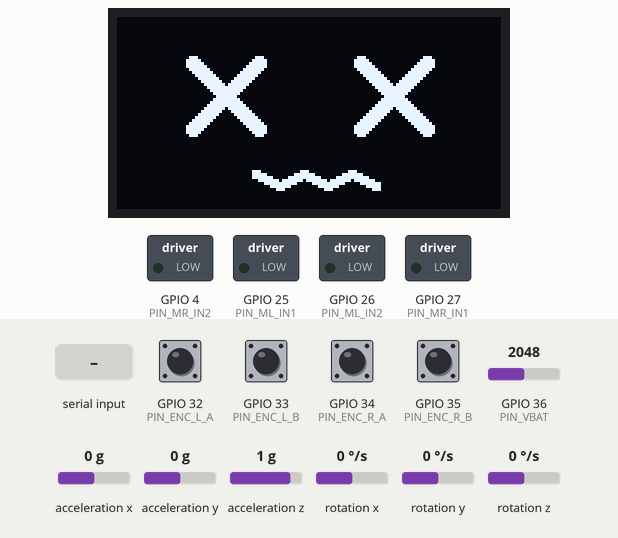
Bench run of a program on a simulated ESP32. Shown: 128×64 one-colour display, switched loads named in the program (green lamp = pin HIGH). Wiring (inferred from the names in the program): MPU-6050 motion sensor at I2C address 0x68. The test bench sets the inputs (shaded band); at power-on: GPIO 32 (PIN_ENC_L_A), GPIO 33 (PIN_ENC_L_B), GPIO 34 (PIN_ENC_R_A), GPIO 35 (PIN_ENC_R_B) HIGH, acceleration z 1 g, GPIO 36 (PIN_VBAT) = 2048, acceleration x 0 g, acceleration y 0 g, rotation x 0 °/s, rotation y 0 °/s, rotation z 0 °/s. What the program prints to the serial monitor is not drawn.

Above: at 4.3 s.
4.4 s: "yaw 90\n" received over Serial
At 6.51 s:
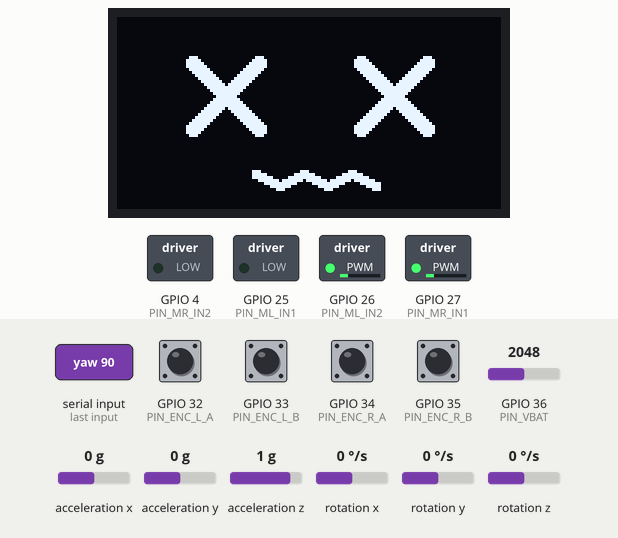
At 7.05 s:
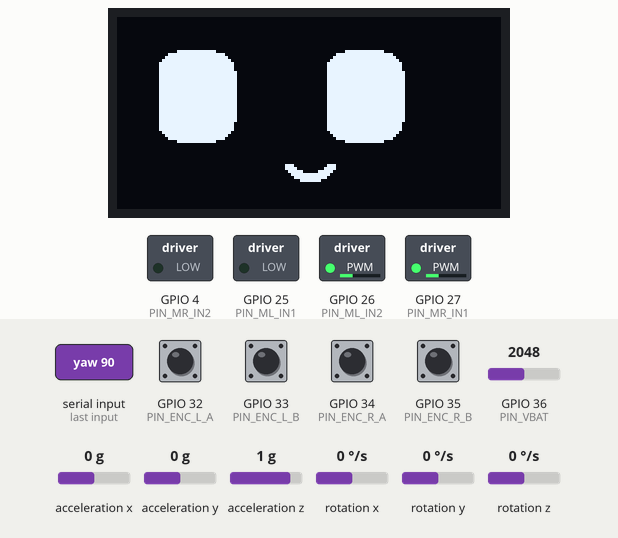
7.4 s: acceleration z set to 0.1 g
10.4 s: acceleration z set to -0.2 g
At 10.5 s:
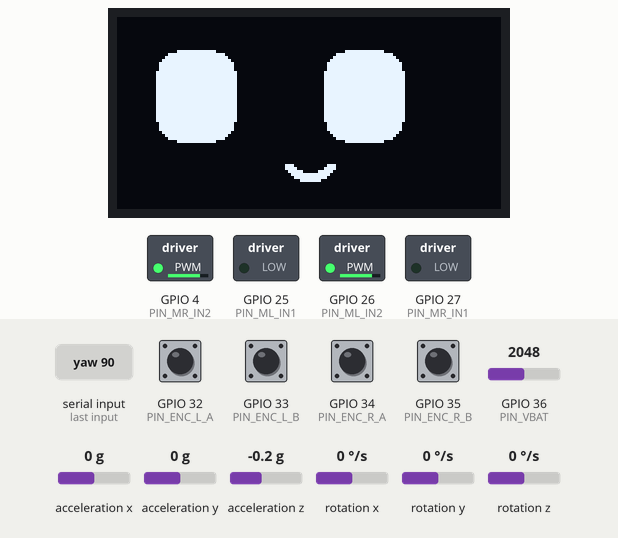
Timing chart, 0 to 13.4 s (numbered marks = the images above; inputs shaded):
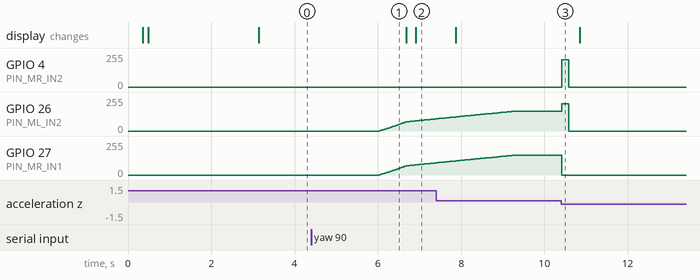

Measured:
- the behaviour switches between 0 and -0.1 g on acceleration z (found by bisection; images 2 and 3)
- after the input at 4.4 s, GPIO 26 (PIN_ML_IN2), GPIO 27 (PIN_MR_IN1): moves from 0/255 to 91/255 over 1.3 s, starting after 1.6 s
- after the input at 10.4 s, GPIO 4 (PIN_MR_IN2): 0/255 → 203/255 at once, → 0/255 0.17 s later

The program:

main.cpp
```cpp
// BO-BOT: self-balancing robot firmware for the ESP32 (Arduino framework).
//
// Hardware: ESP32 DevKit, MPU-6050 (I2C), 1.3" SH1106 OLED (I2C), DRV8833 + 2 x GA12-N20 motors with encoders.
// The balance controller and the face are ports of the web simulator (see include/controller.h, include/face.h).
//
// Tasks:  control (core 1, 200 Hz): read IMU + encoders -> controller -> motors, and sends the OLED
//         display (core 0, ~12 Hz): draws the face into a frame buffer (no I2C here)
//         loop():                    serial commands for tuning
//
// NOT yet tested on hardware. Follow the bring-up steps in firmware/README.md before letting it balance.
#include <Arduino.h>
#include <U8g2lib.h>
#include <Wire.h>
#include <driver/gpio.h>

#include "config.h"
#include "controller.h"
#include "face.h"

static_assert(configTICK_RATE_HZ >= 1000, "FreeRTOS tick must be 1 kHz for the 5 ms control loop");

// ---------------------------------------------------------------------------------------------------------
// Globals
// ---------------------------------------------------------------------------------------------------------
static bb::Controller ctrl(makeParams());
static bb::Face face;
static U8G2_SH1106_128X64_NONAME_F_HW_I2C u8g2(U8G2_R0, U8X8_PIN_NONE);

static const uint8_t MPU_ADDR = 0x68;
static volatile float cmd_v = 0.0f;       // requested speed, m/s
static volatile float cmd_yaw = 0.0f;     // requested yaw rate, deg/s (+ = turn left)
static volatile bool telemetry = false;
static volatile int run_state = 0;        // 0 waiting upright, 1 balancing, 2 low battery
static volatile uint32_t imu_errors = 0;
static bool oled_ok = false;

// shared with the display task
static volatile float fi_angle = 0, fi_rate = 0, fi_v = 0, fi_yaw = 0;
static volatile bool fi_fallen = true, fi_low = false;
static uint8_t frame[1024];
static volatile bool frame_ready = false;

// ---------------------------------------------------------------------------------------------------------
// Encoders: x4 quadrature decoding in interrupts
// ---------------------------------------------------------------------------------------------------------
struct Encoder {
  volatile int32_t count = 0;
  volatile uint8_t last = 0;
  int pinA, pinB;
};
static Encoder encL, encR;
static const int8_t DRAM_ATTR QDEC[16] = {0, -1, 1, 0, 1, 0, 0, -1, -1, 0, 0, 1, 0, 1, -1, 0};

static void IRAM_ATTR encoderIsr(void* arg) {
  Encoder* e = static_cast<Encoder*>(arg);
  const uint8_t now = (uint8_t)((gpio_get_level((gpio_num_t)e->pinA) << 1) | gpio_get_level((gpio_num_t)e->pinB));
  e->count += QDEC[(e->last << 2) | now];
  e->last = now;
}

static void encoderBegin(Encoder& e, int a, int b) {
  e.pinA = a; e.pinB = b;
  pinMode(a, INPUT);
  pinMode(b, INPUT);
  e.last = (uint8_t)((digitalRead(a) << 1) | digitalRead(b));
  attachInterruptArg(a, encoderIsr, &e, CHANGE);
  attachInterruptArg(b, encoderIsr, &e, CHANGE);
}

// ---------------------------------------------------------------------------------------------------------
// Motors (DRV8833: PWM on IN1 to go one way, PWM on IN2 to go the other)
// ---------------------------------------------------------------------------------------------------------
#if ESP_ARDUINO_VERSION_MAJOR >= 3
static void pwmBegin(int pin, int /*channel*/) { ledcAttach(pin, PWM_FREQ_HZ, PWM_BITS); ledcWrite(pin, 0); }
static void pwmWrite(int pin, int /*channel*/, int duty) { ledcWrite(pin, duty); }
#else
static void pwmBegin(int pin, int channel) { ledcSetup(channel, PWM_FREQ_HZ, PWM_BITS); ledcAttachPin(pin, channel); ledcWrite(channel, 0); }
static void pwmWrite(int /*pin*/, int channel, int duty) { ledcWrite(channel, duty); }
#endif

static void motorWrite(int pin1, int ch1, int pin2, int ch2, int pwm, bool invert) {
  if (invert) pwm = -pwm;
  if (pwm > 255) pwm = 255;
  if (pwm < -255) pwm = -255;
  if (pwm > 0) { pwmWrite(pin1, ch1, pwm); pwmWrite(pin2, ch2, 0); }
  else if (pwm < 0) { pwmWrite(pin1, ch1, 0); pwmWrite(pin2, ch2, -pwm); }
  else { pwmWrite(pin1, ch1, 0); pwmWrite(pin2, ch2, 0); }
}
static void motorsWrite(int left, int right) {
  motorWrite(PIN_ML_IN1, 0, PIN_ML_IN2, 1, left, MOTOR_L_INVERT);
  motorWrite(PIN_MR_IN1, 2, PIN_MR_IN2, 3, right, MOTOR_R_INVERT);
}

// ---------------------------------------------------------------------------------------------------------
// MPU-6050
// ---------------------------------------------------------------------------------------------------------
static bool mpuWrite(uint8_t reg, uint8_t val) {
  Wire.beginTransmission(MPU_ADDR);
  Wire.write(reg); Wire.write(val);
  return Wire.endTransmission() == 0;
}

static bool mpuBegin() {
  Wire.beginTransmission(MPU_ADDR);
  Wire.write(0x75);                               // WHO_AM_I
  if (Wire.endTransmission(false) != 0) return false;
  if (Wire.requestFrom((int)MPU_ADDR, 1) != 1) return false;
  const uint8_t who = Wire.read();
  Serial.printf("MPU WHO_AM_I = 0x%02X\n", who);
  if (who != 0x68 && who != 0x70 && who != 0x71 && who != 0x72 && who != 0x98) return false;
  bool ok = mpuWrite(0x6B, 0x80);                 // reset
  delay(100);
  ok &= mpuWrite(0x6B, 0x01);                     // wake, clock from gyro X
  ok &= mpuWrite(0x19, 0x00);                     // sample rate divider: 1 kHz
  ok &= mpuWrite(0x1A, 0x03);                     // digital low-pass filter, 44 Hz (as in the simulator)
  ok &= mpuWrite(0x1B, 0x08);                     // gyro   +/- 500 deg/s (65.5 LSB per deg/s)
  ok &= mpuWrite(0x1C, 0x08);                     // accel  +/- 4 g
  return ok;
}

static bool mpuRead(ImuRaw& r) {
  Wire.beginTransmission(MPU_ADDR);
  Wire.write(0x3B);
  if (Wire.endTransmission(false) != 0) return false;
  if (Wire.requestFrom((int)MPU_ADDR, 14) != 14) return false;
  uint8_t b[14];
  for (int i = 0; i < 14; i++) b[i] = Wire.read();
  r.ax = (int16_t)((b[0] << 8) | b[1]);
  r.ay = (int16_t)((b[2] << 8) | b[3]);
  r.az = (int16_t)((b[4] << 8) | b[5]);
  r.gx = (int16_t)((b[8] << 8) | b[9]);           // b[6..7] is temperature
  r.gy = (int16_t)((b[10] << 8) | b[11]);
  r.gz = (int16_t)((b[12] << 8) | b[13]);
  return true;
}

// Average the gyro while the robot is held still; retry if it moved.
static bool calibrateGyro() {
  for (int attempt = 0; attempt < 5; attempt++) {
    double sx = 0, sy = 0, sz = 0, sxx = 0, syy = 0, szz = 0;
    const int N = 400;
    int got = 0;
    for (int i = 0; i < N; i++) {
      ImuRaw r;
      if (mpuRead(r)) { sx += r.gx; sy += r.gy; sz += r.gz; sxx += (double)r.gx * r.gx; syy += (double)r.gy * r.gy; szz += (double)r.gz * r.gz; got++; }
      delay(5);
    }
    if (got < N / 2) continue;
    const double mx = sx / got, my = sy / got, mz = sz / got;
    const double vx = sxx / got - mx * mx, vy = syy / got - my * my, vz = szz / got - mz * mz;
    const double sd = sqrt(fmax(vx, fmax(vy, vz)));
    Serial.printf("gyro offsets %.1f %.1f %.1f, noise %.1f counts\n", mx, my, mz, sd);
    if (sd < 30.0) { ctrl.setGyroOffsets((float)mx, (float)my, (float)mz); return true; }   // 30 counts = 0.5 deg/s
    Serial.println("robot moved during calibration, trying again");
  }
  return false;
}

// ---------------------------------------------------------------------------------------------------------
// Battery
// ---------------------------------------------------------------------------------------------------------
static float readBatteryVolts() {
  const float mv = (float)analogReadMilliVolts(PIN_VBAT);
  return mv / 1000.0f * (VBAT_R_TOP + VBAT_R_BOTTOM) / VBAT_R_BOTTOM;
}

// ---------------------------------------------------------------------------------------------------------
// Control task: 200 Hz
// ---------------------------------------------------------------------------------------------------------
static void controlStep(uint32_t tick) {
  ImuRaw raw;
  if (!mpuRead(raw)) {
    imu_errors++;
    motorsWrite(0, 0);
    return;
  }
  const ImuRaw m = mapImu(raw);
  const int16_t r6[6] = {m.ax, m.ay, m.az, m.gx, m.gy, m.gz};

  int32_t cL = encL.count, cR = encR.count;
  if (ENC_L_INVERT) cL = -cL;
  if (ENC_R_INVERT) cR = -cR;
  const float vbat = readBatteryVolts();

  const bb::Output out = ctrl.update(r6, cL, cR, vbat, cmd_v, cmd_yaw);
  if (out.enabled) motorsWrite(out.pwmL, out.pwmR); else motorsWrite(0, 0);

  // After a fall (or at power-up) wait until the robot is held upright for one second, then start again.
  static int upright = 0;
  if (ctrl.fallen || ctrl.low_batt) {
    upright = (fabsf(ctrl.angle) < 3.0f && fabsf(ctrl.gyro) < 20.0f) ? upright + 1 : 0;
    if (upright >= (int)CONTROL_HZ) {
      const bb::Gains keep = ctrl.g;
      ctrl.reset();
      ctrl.g = keep;
      ctrl.vbat = vbat;
      upright = 0;
    }
  } else upright = 0;
  run_state = ctrl.low_batt ? 2 : (ctrl.fallen ? 0 : 1);

  fi_angle = ctrl.angle; fi_rate = ctrl.gyro; fi_v = ctrl.v_cmd; fi_yaw = ctrl.yaw_cmd;
  fi_fallen = ctrl.fallen; fi_low = ctrl.low_batt;

  // OLED: one 128-byte page every second tick, so the I2C bus is never busy for long.
  if (oled_ok && (tick & 1)) {
    static uint8_t page = 0;
    bool send = true;
    if (page == 0) {                                // start of a new picture: take the frame the display task made
      if (frame_ready) { memcpy(u8g2.getBufferPtr(), frame, sizeof(frame)); frame_ready = false; }
      else send = false;
    }
    if (send) { u8g2.updateDisplayArea(0, page, 16, 1); page = (page + 1) & 7; }
  }

  if (telemetry && (tick % 10) == 0 && Serial.availableForWrite() > 120) {
    Serial.printf("%lu,%.2f,%.2f,%d,%d,%.3f,%.2f,%d\n", (unsigned long)millis(), ctrl.angle, ctrl.target,
                  ctrl.pwmL, ctrl.pwmR, ctrl.v, ctrl.vbat, (int)run_state);
  }
}

static void controlTask(void*) {
  TickType_t last = xTaskGetTickCount();
  uint32_t tick = 0;
  for (;;) {
    vTaskDelayUntil(&last, pdMS_TO_TICKS(5));
    controlStep(tick++);
  }
}

// ---------------------------------------------------------------------------------------------------------
// Display task: draws the face, about 12 frames per second (CPU only, no I2C)
// ---------------------------------------------------------------------------------------------------------
static void displayTask(void*) {
  const float dt = 0.08f;
  for (;;) {
    bb::FaceInfo info;
    info.angle = fi_angle; info.rate = fi_rate; info.v_cmd = fi_v; info.yaw_cmd = fi_yaw;
    info.fallen = fi_fallen; info.low_batt = fi_low;
    face.update(dt, info);
    if (!frame_ready) { face.pack(frame); frame_ready = true; }
    vTaskDelay(pdMS_TO_TICKS(80));
  }
}

// ---------------------------------------------------------------------------------------------------------
// Serial commands (for tuning from the Serial Monitor, 115200 baud)
// ---------------------------------------------------------------------------------------------------------
struct GainRef { const char* name; float* ptr; };
static GainRef gainTable[] = {
  {"kp", &ctrl.g.kp}, {"kd", &ctrl.g.kd}, {"ki", &ctrl.g.ki}, {"kp_v", &ctrl.g.kp_v}, {"ki_v", &ctrl.g.ki_v},
  {"kp_t", &ctrl.g.kp_t}, {"ki_t", &ctrl.g.ki_t}, {"alpha", &ctrl.g.alpha}, {"max_lean", &ctrl.g.max_lean},
  {"deadband", &ctrl.g.deadband}, {"pwm_cap", &ctrl.g.pwm_cap}, {"fall_angle", &ctrl.g.fall_angle},
  {"trim", &ctrl.g.trim}, {"kff", &ctrl.g.kff},
};

static void printHelp() {
  Serial.println("commands:");
  Serial.println("  show                  print gains and state");
  Serial.println("  set <gain> <value>    e.g. set kp 50   (gains: kp kd ki kp_v ki_v kp_t ki_t alpha max_lean deadband pwm_cap fall_angle trim kff)");
  Serial.println("  v <m/s>               drive speed, e.g. v 0.2");
  Serial.println("  yaw <deg/s>           turn rate, + = left");
  Serial.println("  stop                  v = 0, yaw = 0");
  Serial.println("  tele on|off           CSV: ms,angle,target,pwmL,pwmR,speed,vbat,state");
}

static void printStatus() {
  Serial.printf("state %d (0 waiting upright, 1 balancing, 2 low battery), angle %.2f deg, speed %.3f m/s, battery %.2f V, imu errors %lu\n",
                (int)run_state, ctrl.angle, ctrl.v, ctrl.vbat, (unsigned long)imu_errors);
  Serial.printf("encoders L %ld R %ld\n", (long)encL.count, (long)encR.count);
  for (const GainRef& g : gainTable) Serial.printf("  %s = %.3f\n", g.name, *g.ptr);
}

static void handleCommand(String line) {
  line.trim();
  if (line.length() == 0) return;
  if (line == "help" || line == "?") { printHelp(); return; }
  if (line == "show") { printStatus(); return; }
  if (line == "stop") { cmd_v = 0; cmd_yaw = 0; Serial.println("ok"); return; }
  if (line == "tele on") { telemetry = true; return; }
  if (line == "tele off") { telemetry = false; return; }
  if (line.startsWith("v ")) { cmd_v = line.substring(2).toFloat(); Serial.printf("v = %.3f\n", (float)cmd_v); return; }
  if (line.startsWith("yaw ")) { cmd_yaw = line.substring(4).toFloat(); Serial.printf("yaw = %.1f\n", (float)cmd_yaw); return; }
  if (line.startsWith("set ")) {
    const int sp = line.indexOf(' ', 4);
    if (sp > 0) {
      const String name = line.substring(4, sp);
      const float val = line.substring(sp + 1).toFloat();
      for (const GainRef& g : gainTable)
        if (name == g.name) { *g.ptr = val; Serial.printf("%s = %.3f\n", g.name, val); return; }
    }
    Serial.println("unknown gain, type help");
    return;
  }
  Serial.println("unknown command, type help");
}

// ---------------------------------------------------------------------------------------------------------
// setup / loop
// ---------------------------------------------------------------------------------------------------------
static void oledMessage(const char* l1, const char* l2) {
  if (!oled_ok) return;
  u8g2.clearBuffer();
  u8g2.setFont(u8g2_font_6x12_tr);
  u8g2.drawStr(4, 24, l1);
  u8g2.drawStr(4, 44, l2);
  u8g2.sendBuffer();
}

void setup() {
  Serial.begin(115200);
  delay(300);
  Serial.println("\nBO-BOT balance firmware");

  // motors off first
  pwmBegin(PIN_ML_IN1, 0); pwmBegin(PIN_ML_IN2, 1); pwmBegin(PIN_MR_IN1, 2); pwmBegin(PIN_MR_IN2, 3);
  motorsWrite(0, 0);
  analogSetPinAttenuation(PIN_VBAT, ADC_11db);

  Wire.begin();                 // default pins SDA 21, SCL 22
  Wire.setClock(400000);

  oled_ok = u8g2.begin();
  if (oled_ok) { u8g2.setBusClock(400000); oledMessage("BO-BOT", "starting..."); }
  else Serial.println("OLED not found (continuing without it)");

  if (!mpuBegin()) {
    Serial.println("MPU-6050 not found. Check SDA/SCL wiring and power.");
    oledMessage("MPU-6050", "not found");
    for (;;) delay(1000);       // never run motors without the IMU
  }

  oledMessage("hold still", "calibrating...");
  Serial.println("calibrating gyro, keep the robot still");
  if (!calibrateGyro()) {
    Serial.println("gyro calibration failed (robot kept moving?). Reset and try again.");
    oledMessage("calibration", "failed");
    for (;;) delay(1000);
  }

  encoderBegin(encL, PIN_ENC_L_A, PIN_ENC_L_B);
  encoderBegin(encR, PIN_ENC_R_A, PIN_ENC_R_B);

  ctrl.reset();
  ctrl.fallen = true;           // stay off until the robot is held upright for one second
  Serial.println("ready. Hold the robot upright to start. Type help for commands.");

  xTaskCreatePinnedToCore(displayTask, "face", 4096, nullptr, 1, nullptr, 0);
  xTaskCreatePinnedToCore(controlTask, "control", 6144, nullptr, 5, nullptr, 1);
}

void loop() {
  static String line;
  while (Serial.available()) {
    const char c = (char)Serial.read();
    if (c == '\n' || c == '\r') { handleCommand(line); line = ""; }
    else if (line.length() < 80) line += c;
  }
  delay(10);
}
```

Source omitted: controller.h (7303 bytes), face.h (7522 bytes), config.h (4039 bytes)
